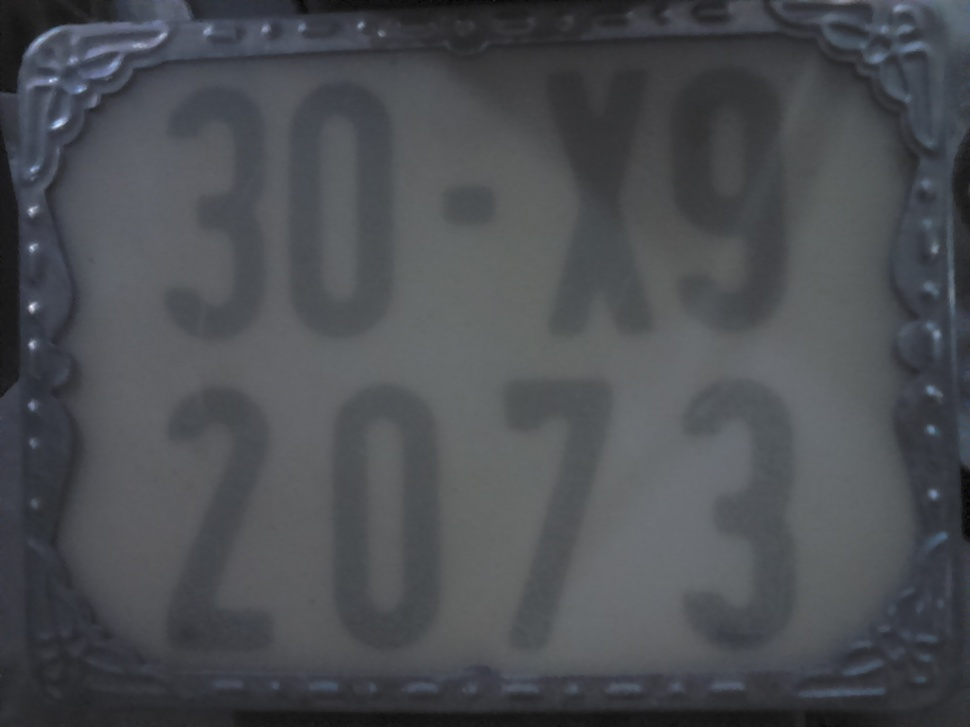
#> input picture inp/ (1).JPG, 970 x 727 px, shrunk from 2048 x 1536 before the run; its folder holds only this picture in this run
$ python CropperBeta.py   (Python 2 division)
#> lines starting #> are read from the running program, lines starting #| are printed output that depends on the picture; after the words box and inside, x2 and y2 are one past the last pixel; in counts of white or black regions, pixels touching at a corner belong together
import cv2
import numpy as np

import glob, os
import getopt
import sys


THRESH_HOLD = 100


def isNumber(x, y, w, h, shape):
    ''' return True if a rect bounds a number
    '''
    result = True
    result &= w < shape[1] * .6
    result &= h < shape[0] * .6
    result &= (x > 5) and (shape[1] - x > w + 10)
    result &= (y > 5) and (shape[0] - y > h + 110)

    result &= (w > 150) and (h > 300)

    ratio = float(h) / float(w)
    result &= ratio == sorted((1.7, ratio, 4.0))[1]
    return result


# [11 lines left out: function toOtherCor, not called in this run]


def preThreshHold(img, name):
    ''' a little process before threshholding
    '''
    img = cv2.equalizeHist(img)

    clahe = cv2.createCLAHE(clipLimit=10.0, tileGridSize=(12, 12))

    img = clahe.apply(img)
    return img


def getNumbers(img, name, threshhold):
    '''
    '''
    ret1, thresh = cv2.threshold(img, threshhold, 255, cv2.THRESH_BINARY)

    contours, hierarchy = \
         cv2.findContours(thresh.copy(), cv2.RETR_TREE, cv2.CHAIN_APPROX_SIMPLE)

    outImg = np.zeros(img.shape, np.uint8)
    outImg += 255
    fo = open('out/' + name + '.txt', 'w')

    for cnt in contours:
        rect = cv2.boundingRect(cnt)
        x, y, w, h = rect
        if isNumber(x, y, w, h, img.shape):
            outImg[y:y + h, x:x + w] = thresh[y:y + h, x:x + w]

            cv2.drawContours(outImg, [cnt], 0, (125, 125, 125), 5)
            fo.write(toOtherCor(x, y, w, h, img.shape))
    fo.close()
    cv2.imwrite('out/' + name + '.tiff', outImg)


#imageList = ['inp\\DSC_0002.JPG']
#imageList = glob.glob("inp\\*.JPG")

def crop(inp, out):
    '''
    '''
    imageList = glob.glob(inp)
    for imgPath in imageList:
        #glbCount = 0
        print imgPath, ' : '
        img = cv2.imread(imgPath, cv2.IMREAD_GRAYSCALE)

        dir, name = os.path.split(imgPath)
        img = preThreshHold(img, name)
        getNumbers(img, name[:-4], THRESH_HOLD)


# [12 lines left out: function showHelp, not called in this run]


def main(argv):
    inputFile = ''
    outputDir = ''
    try:
        opts, args = getopt.getopt(argv, "hi:o:", ["ifile=", "ofile="])
    except getopt.GetoptError:
        print 'test.py -i <inputfile> -o <outputfile>'
        sys.exit(2)
    for opt, arg in opts:
        if opt == '-h':
            print 'test.py -i <inputfile> -o <outputfile>'
            sys.exit()
        elif opt in ("-i", "--ifile"):
            inputFile = arg
        elif opt in ("-o", "--ofile"):
            outputDir = arg

    # [4 lines of commented-out code are left out]
    crop('inp/*.JPG', 'out/')
#> in preThreshHold, `img = cv2.equalizeHist(img)`:
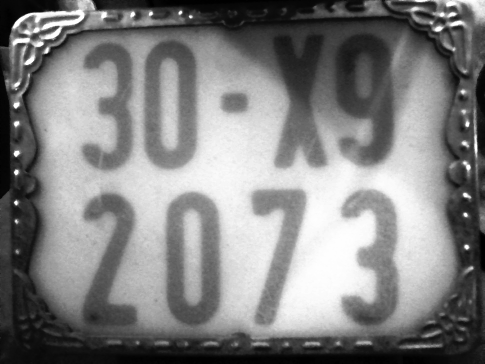
#> img: shape (727, 970) (shown at 1/2 size); min 0, max 255, mean 129.5
#> in preThreshHold, `img = clahe.apply(img)`:
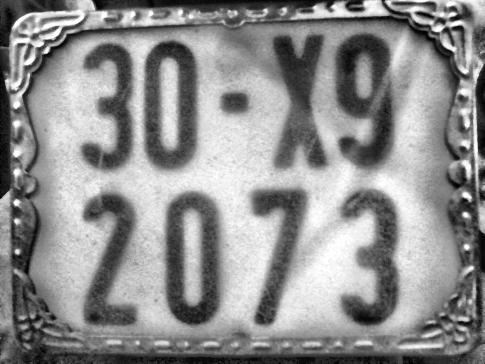
#> img: shape (727, 970) (shown at 1/2 size); min 0, max 255, mean 142.5
#> in getNumbers, `ret1, thresh = cv2.threshold(img, threshhold, 255, cv2.THRESH_BINARY)`:
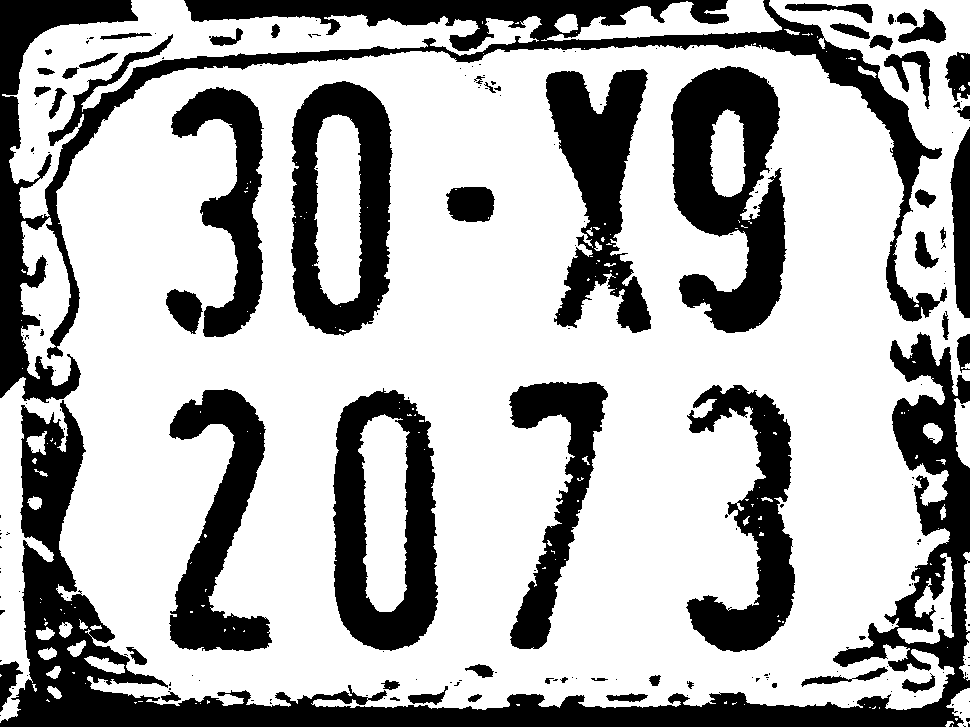
#> thresh: shape (727, 970); 68.8% white; 199 black regions (141 under 20 px)
#> in getNumbers, `ret1, thresh = cv2.threshold(img, threshhold, 255, cv2.THRESH_BINARY)`: ret1 = 100
#> in getNumbers, `contours, hierarchy = \ cv2.findContours(thresh.copy(), cv2.RETR_TREE,..`: contours = 417 contours, 331 with area under 20; largest, box (x1, y1, x2, y2) and area: (0, 0, 970, 723) 561954, (2, 0, 542, 219) 23850, (332, 387, 439, 652) 23749, (290, 80, 394, 337) 22410, (670, 65, 788, 334) 21348
#> the loop in getNumbers, `for cnt in contours:` made 417 passes
#> (x, y, w, h, ratio in isNumber) on passes 2, 3, 6: (945, 721, 9, 6, 0.667), (955, 718, 3, 3, 1), (872, 706, 4, 3, 0.75)
    pass

if __name__ == "__main__":
    main(sys.argv[1:])

$ run again, on inp/ (4).JPG
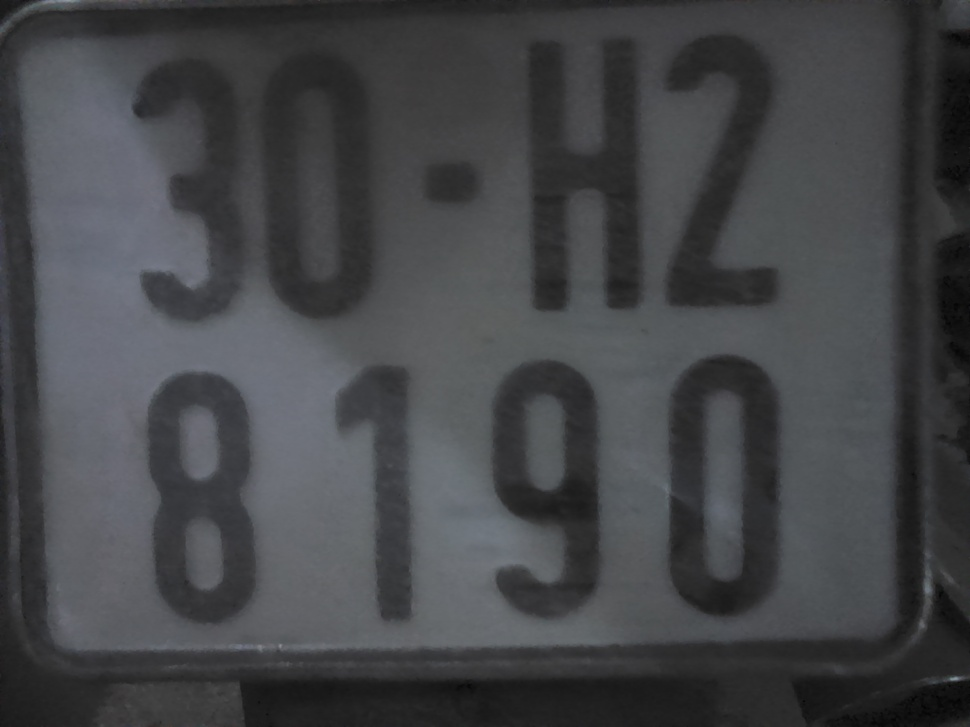
#> input picture inp/ (4).JPG, 970 x 727 px, shrunk from 2048 x 1536 before the run
#> in preThreshHold, `img = clahe.apply(img)`:
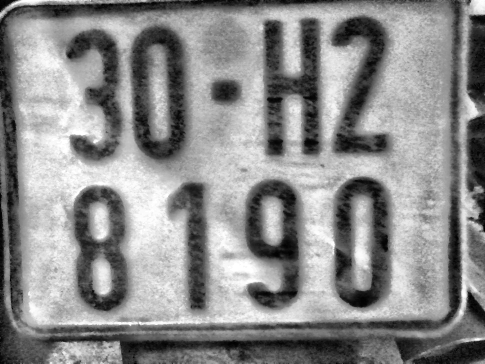
#> img: shape (727, 970) (shown at 1/2 size); min 0, max 255, mean 139.9
#> in getNumbers, `ret1, thresh = cv2.threshold(img, threshhold, 255, cv2.THRESH_BINARY)`:
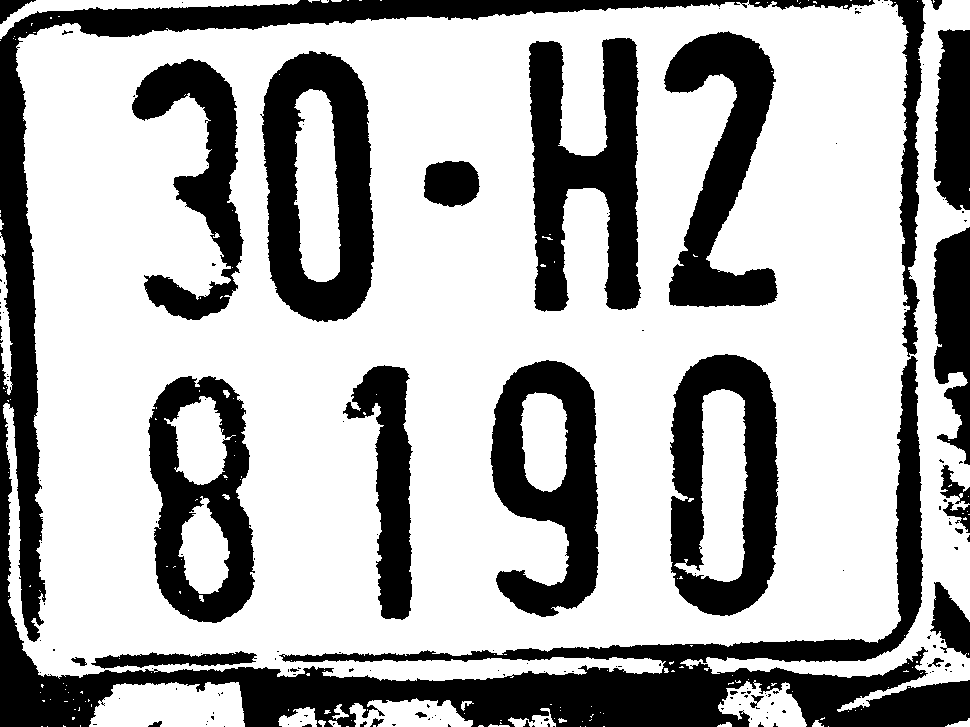
#> thresh: shape (727, 970); 68.2% white; 171 black regions (138 under 20 px)
#> ret1 = 100
#> contours = 365 contours, 321 with area under 20; largest, box (x1, y1, x2, y2) and area: (3, 0, 970, 712) 582933, (261, 50, 375, 323) 25860, (669, 353, 780, 617) 24885, (147, 375, 256, 624) 21477, (489, 359, 600, 618) 19760
#> the loop in getNumbers, `for cnt in contours:` made 365 passes
#> (x, y, w, h, ratio in isNumber) on passes 1, 3, 4: (828, 726, 1, 1, 1), (585, 726, 1, 1, 1), (580, 726, 1, 1, 1)

$ run again, on inp/ (5).JPG
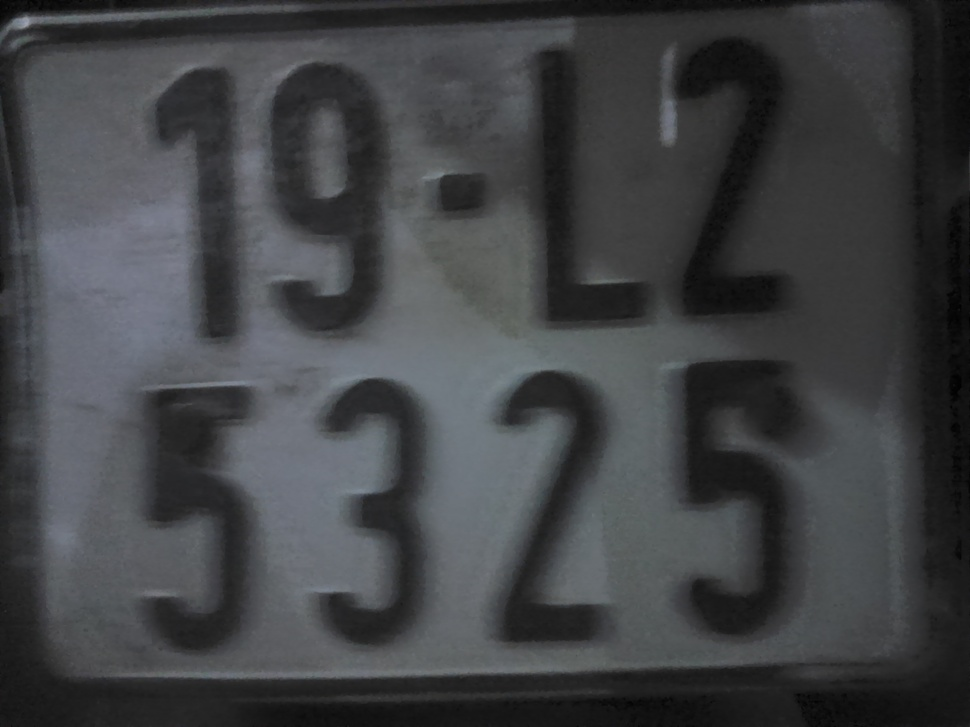
#> input picture inp/ (5).JPG, 970 x 727 px, shrunk from 2048 x 1536 before the run
#> in preThreshHold, `img = clahe.apply(img)`:
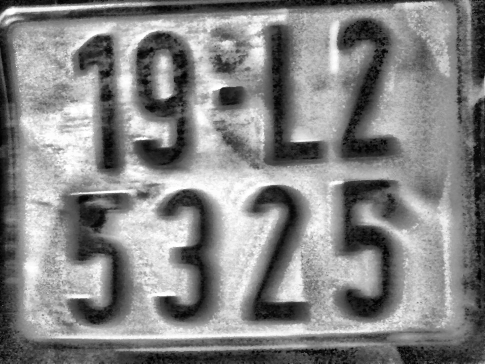
#> img: shape (727, 970) (shown at 1/2 size); min 0, max 255, mean 134.1
#> in getNumbers, `ret1, thresh = cv2.threshold(img, threshhold, 255, cv2.THRESH_BINARY)`:
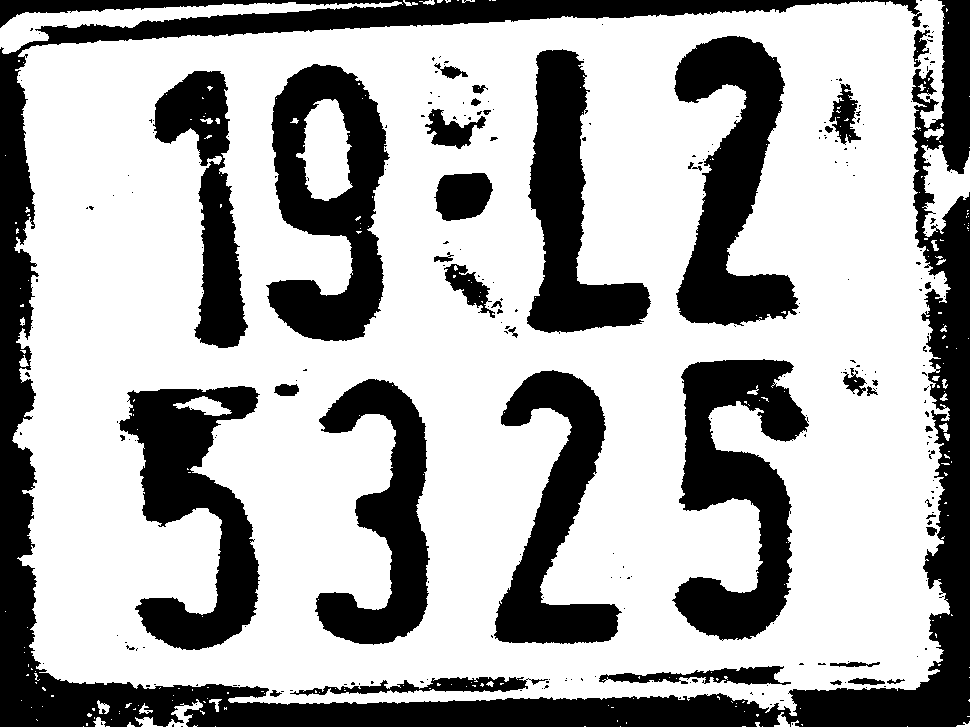
#> thresh: shape (727, 970); 67.2% white; 263 black regions (219 under 20 px)
#> ret1 = 100
#> contours = 604 contours, 523 with area under 20; largest, box (x1, y1, x2, y2) and area: (12, 0, 951, 716) 604436, (265, 63, 391, 342) 23159, (671, 358, 810, 641) 20193, (118, 385, 261, 651) 19198, (673, 35, 800, 327) 18982
#> the loop in getNumbers, `for cnt in contours:` made 604 passes
#> (x, y, w, h, ratio in isNumber) on passes 1, 2, 4: (907, 726, 1, 1, 1), (762, 726, 1, 1, 1), (620, 726, 1, 1, 1)
